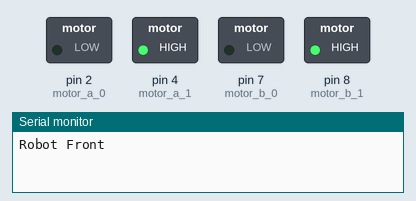
A sketch run on a simulated Arduino Uno, built with avr-gcc and run on an emulated ATmega328P. On the bench: switched loads named in the sketch (green lamp = pin HIGH), the last lines printed to the serial monitor.

Above: at 2.5 s.
At 7.5 s:
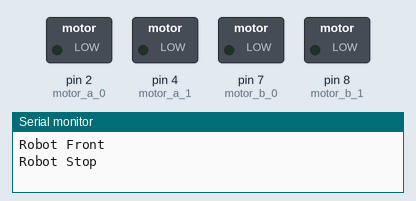
Timing chart, 0 to 13.0 s (numbered marks = the images above):
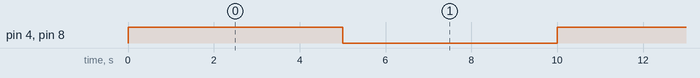

Measured:
- by itself, pin 4 (motor_a_1), pin 8 (motor_b_1): alternates HIGH for 5.0 s and LOW for 5.0 s

The sketch:

robot_uema_0_0_1.ino
```cpp
#define DEBUG_ROBOT 1


void setup() {
  // put your setup code here, to run once:

    Serial.begin(115200);
    robot_init ();

}

void loop() {
  // put your main code here, to run repeatedly:

  robot_front();

  delay(5000);

  robot_stop();

   delay(5000);

}
```

dinamica.ino
```cpp
#define motor_a_0   2
#define motor_a_1   4

#define motor_b_0   7
#define motor_b_1   8


void robot_init (void){

    if(DEBUG_ROBOT) printf("Iniciou robot");

    pinMode(motor_a_0, OUTPUT);
    pinMode(motor_a_1, OUTPUT);
    pinMode(motor_b_0, OUTPUT);
    pinMode(motor_b_1, OUTPUT);

    digitalWrite(motor_a_0, 1);
    digitalWrite(motor_a_1, 1);
    digitalWrite(motor_b_0, 1);
    digitalWrite(motor_b_1, 1);
}

void robot_front (void){

     if(DEBUG_ROBOT) Serial.println("Robot Front");


    digitalWrite(motor_a_0, 0);
    digitalWrite(motor_a_1, 1);

    digitalWrite(motor_b_0, 0);
    digitalWrite(motor_b_1, 1);

}


void robot_back (void){

    if(DEBUG_ROBOT) printf("Robot Back");

    digitalWrite(motor_a_0, 1);
    digitalWrite(motor_a_1, 0);

    digitalWrite(motor_b_0, 1);
    digitalWrite(motor_b_1, 0);

}

void robot_left (void){

    if(DEBUG_ROBOT) printf("Robot Left");

    digitalWrite(motor_a_0, 0);
    digitalWrite(motor_a_1, 1);

    digitalWrite(motor_b_0, 0);
    digitalWrite(motor_b_1, 0);
}


void robot_right (void){

    if(DEBUG_ROBOT) printf("Robot Right");

    digitalWrite(motor_a_0, 0);
    digitalWrite(motor_a_1, 0);

    digitalWrite(motor_b_0, 0);
    digitalWrite(motor_b_1, 1);
}


void robot_stop (void){

    if(DEBUG_ROBOT) Serial.println("Robot Stop");

    digitalWrite(motor_a_0, 0);
    digitalWrite(motor_a_1, 0);

    digitalWrite(motor_b_0, 0);
    digitalWrite(motor_b_1, 0);
}
```
